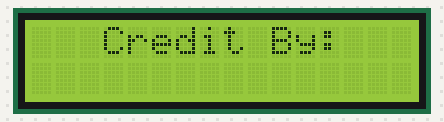
A sketch run on a simulated Arduino Uno, built with avr-gcc and run on an emulated ATmega328P. Parts: 16×2 character LCD.

Above: at 0.1 s.
At 1.5 s:
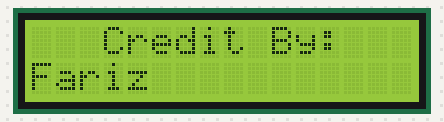
At 2.6 s:
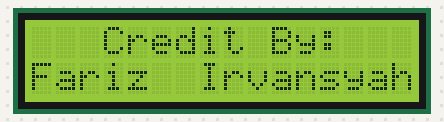
At 4.2 s:
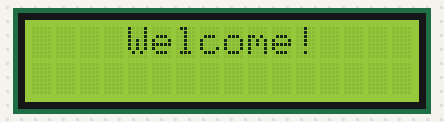
At 6.7 s:
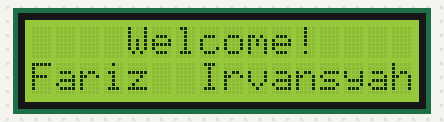
At 7.3 s:
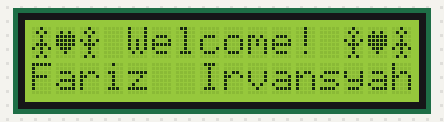

The sketch:

V3.ino
```cpp
// Merancang Karakter Kustom pada LCD 16x2 Tanpa I2C
#include <LiquidCrystal.h>

// Inisialisasi pin LCD dengan pin Arduino yang sesuai
const int rs = 0, en = 1, d4 = 2, d5 = 3, d6 = 4, d7 = 5;
LiquidCrystal lcd(rs, en, d4, d5, d6, d7);

// Membuat karakter kustom
byte hati[8] = { 0b00000, 0b01010, 0b11111, 0b11111, 0b11111, 0b01110, 0b00100, 0b00000 };
byte senyum[8] = { 0b00000, 0b00000, 0b01010, 0b00000, 0b00000, 0b10001, 0b01110, 0b00000 };
byte tanganTurun[8] = { 0b00100, 0b01010, 0b00100, 0b00100, 0b01110, 0b10101, 0b00100, 0b01010 };
byte tanganNaik[8] = { 0b00100, 0b01010, 0b00100, 0b10101, 0b01110, 0b00100, 0b00100, 0b01010 };
String penulis = "Fariz  Irvansyah";

// Menampilkan kredit
void tampilkanKredit() {
  lcd.setCursor(3, 0);
  lcd.print("Credit By:");
  delay(1000);

  lcd.setCursor(0, 1);  // Mengatur kursor di baris kedua
  for (byte i = 0; i < penulis.length(); i++) {
    lcd.print(penulis[i]);
    delay(100);
  }
  delay(500);
}

// Menampilkan pesan saat startup
void tampilkanPesanStartup() {
  lcd.setCursor(4, 0);
  lcd.print("Welcome!");
  delay(1000);

  lcd.setCursor(0, 1);  // Mengatur kursor di baris kedua
  for (byte i = 0; i < penulis.length(); i++) {
    lcd.print(penulis[i]);
    delay(100);
  }
  delay(500);
}

// Menampilkan layar tunggu dengan animasi
void tampilkanLayarTunggu(int delayMillis) {
  lcd.setCursor(2, 1);
  lcd.print("[..........]");
  lcd.setCursor(3, 1);
  for (byte i = 0; i < 10; i++) {
    delay(delayMillis);
    lcd.print("=");
  }
}

// Menampilkan karakter-karakter kustom
void tampilkanKarakter() {
  lcd.setCursor(0, 0);
  lcd.write(byte(2));
  lcd.write(byte(0));
  lcd.write(byte(3));
  lcd.setCursor(13, 0);
  lcd.write(byte(3));
  lcd.write(byte(0));
  lcd.write(byte(2));
  delay(500);
  lcd.setCursor(0, 0);
  lcd.write(byte(3));
  lcd.print(" ");
  lcd.write(byte(2));
  lcd.setCursor(13, 0);
  lcd.write(byte(2));
  lcd.print(" ");
  lcd.write(byte(3));
  delay(300);
}

void setup() {
  lcd.createChar(0, hati);         // Membuat karakter hati
  lcd.createChar(1, senyum);       // Membuat karakter senyum
  lcd.createChar(2, tanganTurun);  // Membuat karakter tangan turun
  lcd.createChar(3, tanganNaik);   // Membuat karakter tangan naik
  lcd.begin(16, 2);                // Menginisialisasi LCD dengan 16 kolom dan 2 baris
  tampilkanKredit();               // Menampilkan kredit
  lcd.clear();                     // Membersihkan layar
  tampilkanLayarTunggu(100);       // Menampilkan layar tunggu
  lcd.clear();                     // Membersihkan layar
  tampilkanPesanStartup();         // Menampilkan pesan startup
}

void loop() {
  tampilkanKarakter();  // Menampilkan karakter-karakter kustom berulang-ulang
}
```

Measured:
- what the display in image 2 shows lasts 0.6 s, from 2.6 s to 3.2 s
- what the display in image 3 shows lasts 1.0 s, from 4.2 s to 5.2 s
- what the display in image 5 shows lasts 0.5 s, from 7.3 s to 7.8 s
